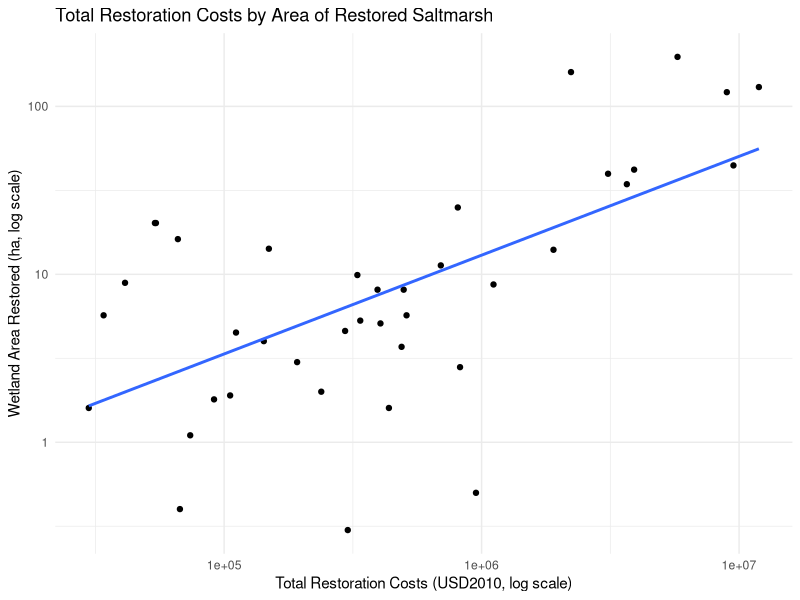

R code for this plot:
## ---- chunk 1
library(tidyverse)
library(here)

rm(list = ls())

# Load the data
cost_df <- read_csv(here("posts/2024-12-17-benefits-transfer/cost_df.csv"))

# Filter for saltmarsh
saltmarsh_df <- cost_df %>%
  filter(wetland_type == "saltmarsh") %>% 
  drop_na()
## ---- chunk 2
# Create a new variable with the restoration costs per hectare
saltmarsh_df <- saltmarsh_df %>%
  mutate(cost_per_ha = total_cost_2010 / area_ha)

# Choose one of the research studies
saltmarsh_df %>% 
  filter(country == "USA") %>%
  filter(area_ha >= 60) 

# estimate the total costs of restoring 60 hectares in Huntington Beach based on observation #106
total_cost_60_ha <- saltmarsh_df %>%
  filter(observation == 106) %>%
  pull(cost_per_ha) * 60
total_cost_60_ha
## ---- chunk 3
#filter for only USA
saltmarsh_usa <- saltmarsh_df %>% 
  filter(country=="USA")

# Scatter plot of hectares on the y-axis and total restoration costs on the x-axis in the USA
saltmarsh_usa %>%
  ggplot(aes(x = total_cost_2010, y = area_ha)) +
  geom_point() +
  geom_smooth(method = "lm", se = FALSE) +
  scale_x_log10() +  # Log transform x-axis
  scale_y_log10() +  # Log transform y-axis 
  labs(title = "Total Restoration Costs by Area of Restored Saltmarsh",
       x = "Total Restoration Costs (USD2010, log scale)",
       y = "Wetland Area Restored (ha, log scale)") + 
  theme_minimal()
## ---- chunk 4
# Run the regression
lm_cost <- lm(total_cost_2010 ~ area_ha, data = saltmarsh_usa)
summary(lm_cost)

# Recalculate the total cost of restoring 60 hectares of wetland
total_cost_60_ha_lm <- coef(lm_cost)[1] + coef(lm_cost)[2] * 60
total_cost_60_ha_lm
## ---- chunk 5
#calculate change in wetland 
current_wetland_area <- 72
additional_wetland_area <- 60
total_wetland_area <- current_wetland_area + additional_wetland_area 
# 72 + 60 = 132


ln_wetland <- log(total_wetland_area/current_wetland_area)
# ln_wetland
#log(132/72) = 0.6061358034

#reduction in damages
ln_damages <- -0.236 * ln_wetland
# - 0.236 * 0.6061358034 = -0.1430480496
# ln_damages

#calculate damage
damages <- 18000000  
damage_new <- damages * exp(ln_damages)
#18,000,000 * exp(-0.1430480496)
# damage_new

avoided_damage = damages - damage_new
#18000000 - 15600824 = 2399176
avoided_damage 

